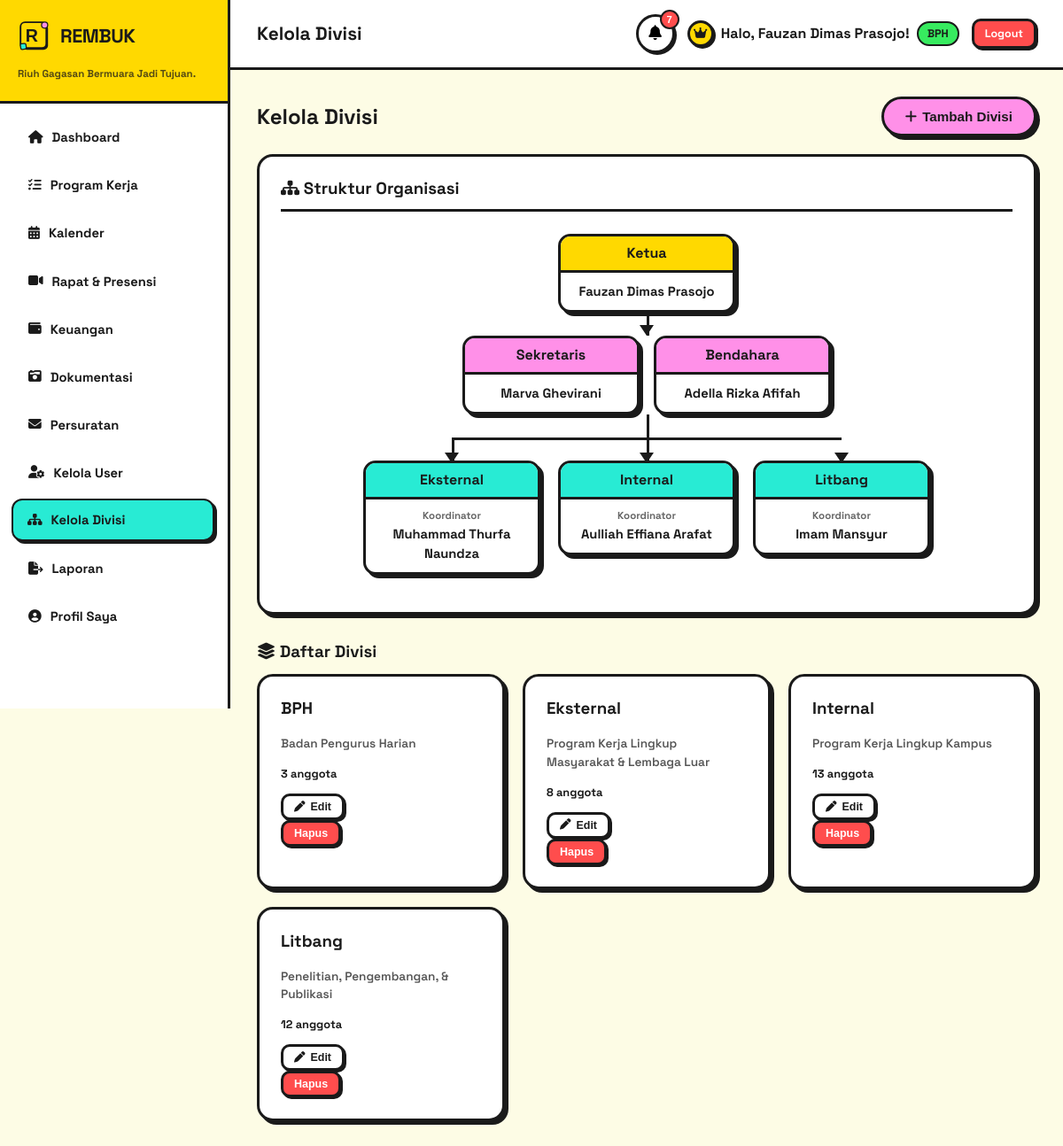
Page /divisi/index.php (signed in) on the committed database.
### tables this page shows
CREATE TABLE `divisi` (
  `id` int(11) NOT NULL,
  `nama_divisi` varchar(100) NOT NULL,
  `deskripsi` text DEFAULT NULL,
  `created_at` timestamp NOT NULL DEFAULT current_timestamp()
);

### divisi/index.php (the view, shortened to what this page needs)
<?php
require_once '../includes/init.php';
$semuaDivisi = $pdo->query(
    "SELECT d.*, (SELECT COUNT(*) FROM users WHERE divisi_id = d.id) AS jumlah_anggota
     FROM divisi d ORDER BY d.nama_divisi"
)->fetchAll();
require_once '../includes/header.php';
?>
<div class="flex-between page-header">
    <h2 class="page-title">Kelola Divisi</h2>
    <button type="button" class="neo-btn neo-btn-primary" data-modal-open="modalDivisi" aria-haspopup="dialog" aria-controls="modalDivisi"><i class="fas fa-plus" aria-hidden="true"></i> Tambah Divisi</button>
</div>
<div class="neo-card organization-card">
    <h3 class="organization-title"><i class="fas fa-sitemap" aria-hidden="true"></i> Struktur Organisasi</h3>
    <?php include '../includes/bagan.php'; ?>
</div>
<h3 class="subsection-title"><i class="fas fa-layer-group" aria-hidden="true"></i> Daftar Divisi</h3>
<div class="grid-auto">
    <?php foreach ($semuaDivisi as $d): ?>
        <article class="neo-card">
            <h3 class="division-card__title"><?= e($d['nama_divisi']) ?></h3>
            <p class="division-card__description"><?= e($d['deskripsi'] ?: 'Belum ada deskripsi.') ?></p>
            <p class="division-card__count"><?= $d['jumlah_anggota'] ?> anggota</p>
            <div class="division-card__actions">
                <button type="button" class="neo-btn neo-btn-outline neo-btn-sm" data-modal="edit-divisi"
                        data-id="<?= $d['id'] ?>" data-nama="<?= e($d['nama_divisi']) ?>" data-deskripsi="<?= e($d['deskripsi'] ?? '') ?>"
                        aria-label="Edit divisi <?= e($d['nama_divisi']) ?>"><i class="fas fa-pen"></i> Edit</button>
                <form method="POST" data-confirm="Hapus divisi ini? Hanya bisa jika belum dipakai user/proker/surat.">
                    <button type="submit" class="neo-btn neo-btn-danger neo-btn-sm" aria-label="Hapus divisi <?= e($d['nama_divisi']) ?>">Hapus</button>
                </form>
            </div>
        </article>
    <?php endforeach; ?>
</div>
<?php require_once '../includes/footer.php'; ?>

### assets/css/neobrutalism.css (style rules this page uses)
:root { --bg-color: #fdfce5; --main-black: #1a1a1a; --accent-yellow: #ffd900; --accent-pink: #ff90e8; --accent-cyan: #28ebd4; --accent-green: #37eb5f; --accent-red: #ff4d4d; --shadow-solid: 4px 4px 0px var(--main-black); --shadow-lift: 6px 6px 0px var(--main-black); --radius-card: 18px; --radius-btn: 999px; --radius-btn-square: 10px; --ease: cubic-bezier(.2,.8,.2,1); }
* { box-sizing: border-box; }
body { background-color: var(--bg-color); color: var(--main-black); font-family: 'Space Grotesk', 'Courier New', monospace; margin: 0; line-height: 1.5; }
h1, h2, h3, h4 { line-height: 1.25; }
.neo-card { background-color: #ffffff; border: 3px solid var(--main-black); border-radius: var(--radius-card); box-shadow: var(--shadow-solid); padding: 24px; transition: transform 0.2s var(--ease), box-shadow 0.2s var(--ease); }
.neo-btn { background-color: var(--accent-cyan); color: var(--main-black); border: 3px solid var(--main-black); border-radius: var(--radius-btn); padding: 11px 24px; font-weight: 700; cursor: pointer; box-shadow: var(--shadow-solid); font-size: 0.95rem; transition: all 0.15s var(--ease); display: inline-flex; align-items: center; text-decoration: none; gap: 6px; }
.neo-btn-primary { background-color: var(--accent-pink); }
.neo-btn-danger { background-color: var(--accent-red); color: #fff; }
.neo-btn-outline { background-color: #fff; }
.neo-btn-sm { padding: 5px 12px; font-size: 0.78rem; border-radius: var(--radius-btn-square); box-shadow: 2px 2px 0px var(--main-black); }
.grid-auto { display: grid; grid-template-columns: repeat(auto-fit, minmax(230px, 1fr)); gap: 20px; }
.flex-between { display: flex; justify-content: space-between; align-items: center; flex-wrap: wrap; gap: 12px; }
.page-header, .page-heading { display: flex; justify-content: space-between; align-items: center; flex-wrap: wrap; gap: 14px; margin-bottom: 20px; }
.page-title, .section-title, .modal-title { margin: 0; font-weight: 800; }
.organization-card { margin-bottom: 30px; }
.organization-title { margin-top: 0; padding-bottom: 12px; border-bottom: 3px solid var(--main-black); font-weight: 800; }
.subsection-title { margin: 0 0 14px; font-weight: 800; }
.division-card__title { margin-top: 0; }
.division-card__description { color: #555; font-size: 0.85rem; font-weight: 600; }
.division-card__count { margin-top: 10px; font-size: 0.8rem; font-weight: 700; }
.division-card__actions { margin-top: 12px; }

### rows in the picture
divisi: nama_divisi "BPH", deskripsi "Badan Pengurus Harian", jumlah_anggota "3"
divisi: nama_divisi "Eksternal", deskripsi "Program Kerja Lingkup Masyarakat & Lembaga Luar", jumlah_anggota "8"
divisi: nama_divisi "Internal", deskripsi "Program Kerja Lingkup Kampus", jumlah_anggota "13"
divisi: nama_divisi "Litbang", deskripsi "Penelitian, Pengembangan, & Publikasi", jumlah_anggota "12"

### other values in the picture
APP_NAME "REMBUK"
APP_TAGLINE "Riuh Gagasan Bermuara Jadi Tujuan."
$pageTitle "Kelola Divisi"
$notif_total "7"
$user_nama "Fauzan Dimas Prasojo"
$user_role "BPH"
$baganBph['Ketua'] "Fauzan Dimas Prasojo"
$jabatan "Sekretaris"
$baganBph[$jabatan] "Marva Ghevirani"
$jabatan "Bendahara"
$baganBph[$jabatan] "Adella Rizka Afifah"
$d['nama_divisi'] "Eksternal"
$d['koor'] ?: '-' "Muhammad Thurfa Naundza"
$d['nama_divisi'] "Internal"
$d['koor'] ?: '-' "Aulliah Effiana Arafat"
